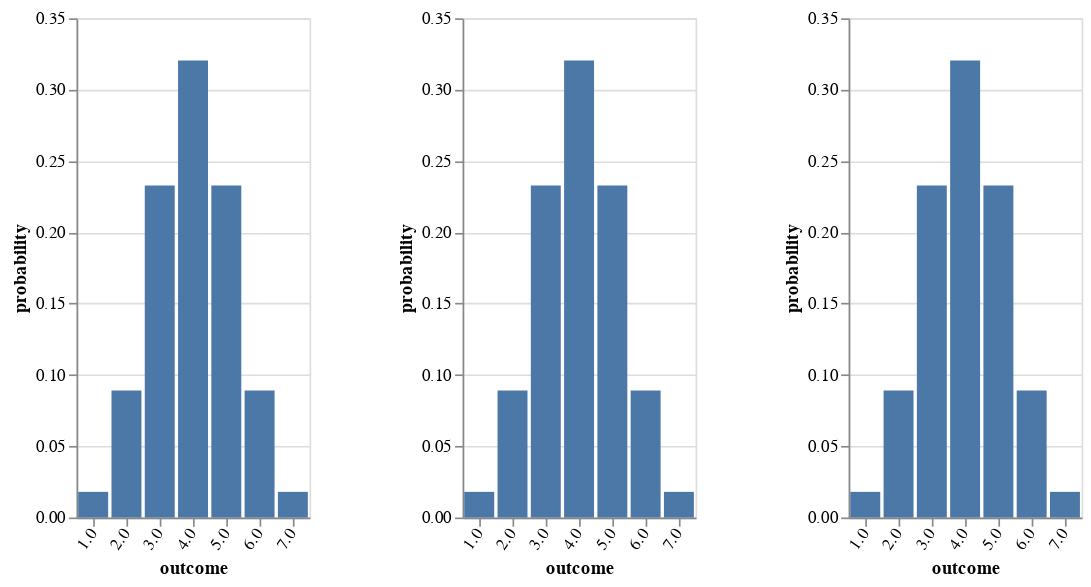

Source (notebook cell):
### Code cell
vlShow . sidewaysDists <$> sequence
  [ barFromDist <$> enumD ((`ht` John) <$> worldPrior)
  , barFromDist <$> enumD ((`ht` Mary) <$> worldPrior)
  , barFromDist <$> enumD ((`ht` Fred) <$> worldPrior)
  ]

### Figure 1 — Vega-Lite specification as saved in the notebook (floating-point values rounded to 4 significant figures)
{"$schema": "https://vega.github.io/schema/vega-lite/v3.json", "hconcat": [{"$schema": "https://vega.github.io/schema/vega-lite/v3.json", "data": {"values": [{"outcome": "1.0", "probability": 0.01799}, {"outcome": "2.0", "probability": 0.0891}, {"outcome": "3.0", "probability": 0.2327}, {"outcome": "4.0", "probability": 0.3204}, {"outcome": "5.0", "probability": 0.2327}, {"outcome": "6.0", "probability": 0.0891}, {"outcome": "7.0", "probability": 0.01799}]}, "description": "", "encoding": {"x": {"axis": {"labelAngle": -55}, "field": "outcome", "scale": {"rangeStep": 30}, "sort": null, "type": "ordinal"}, "y": {"field": "probability", "type": "quantitative"}}, "mark": "bar"}, {"$schema": "https://vega.github.io/schema/vega-lite/v3.json", "data": {"values": [{"outcome": "1.0", "probability": 0.01799}, {"outcome": "2.0", "probability": 0.0891}, {"outcome": "3.0", "probability": 0.2327}, {"outcome": "4.0", "probability": 0.3204}, {"outcome": "5.0", "probability": 0.2327}, {"outcome": "6.0", "probability": 0.0891}, {"outcome": "7.0", "probability": 0.01799}]}, "description": "", "encoding": {"x": {"axis": {"labelAngle": -55}, "field": "outcome", "scale": {"rangeStep": 30}, "sort": null, "type": "ordinal"}, "y": {"field": "probability", "type": "quantitative"}}, "mark": "bar"}, {"$schema": "https://vega.github.io/schema/vega-lite/v3.json", "data": {"values": [{"outcome": "1.0", "probability": 0.01799}, {"outcome": "2.0", "probability": 0.0891}, {"outcome": "3.0", "probability": 0.2327}, {"outcome": "4.0", "probability": 0.3204}, {"outcome": "5.0", "probability": 0.2327}, {"outcome": "6.0", "probability": 0.0891}, {"outcome": "7.0", "probability": 0.01799}]}, "description": "", "encoding": {"x": {"axis": {"labelAngle": -55}, "field": "outcome", "scale": {"rangeStep": 30}, "sort": null, "type": "ordinal"}, "y": {"field": "probability", "type": "quantitative"}}, "mark": "bar"}], "spacing": 50}
